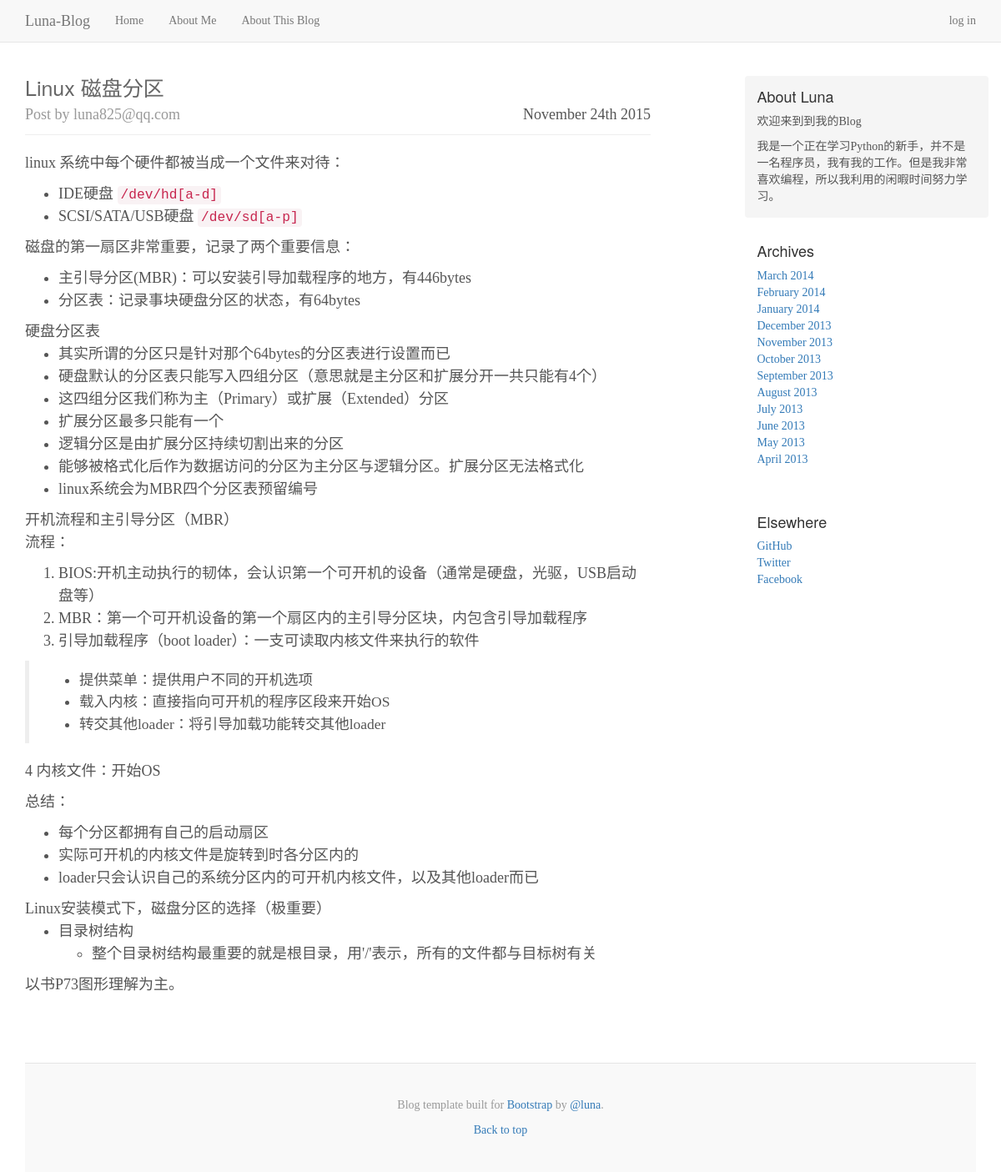
Screenshot of /post/3 with the database file from the repository.
### app/models.py (models this page shows, shortened)
class Post(db.Model):
	__tablename__ = 'posts'
	id = db.Column(db.Integer,primary_key=True)
	title=db.Column(db.String(128),index=True)
	body = db.Column(db.Text)
	body_html = db.Column(db.Text)
	timestamp = db.Column(db.DateTime,index = True,default=datetime.utcnow)
	author_id = db.Column(db.Integer,db.ForeignKey('administors.id'))

class Administor(db.Model,UserMixin):
	__tablename__ = 'administors'
	id = db.Column(db.Integer,primary_key=True)
	email = db.Column(db.String(64),unique=True,index=True)
	password_hash = db.Column(db.String(128))
	name = db.Column(db.String(64))
	location = db.Column(db.String(64))
	about_me = db.Column(db.Text())
	posts = db.relationship('Post',backref='author',lazy='dynamic')
	@property
	def password(self):
		raise AttributeError('不能读取密码！')

### app/main/views.py (the view)
@main.route('/post/<int:id>')
def post(id):
	post = Post.query.get_or_404(id)
	return render_template('post.html',posts=[post])

### app/templates/post.html
{% extends "base.html" %}
{% block page_content %}
<div class="col-sm-8 blog-main">
{% include "_posts.html" %}
</div>
{% endblock %}

### app/templates/_posts.html
{% for post in posts %}
<div class="blog-post">
	<div class="blog-head">
    <h2 class="blog-post-title"><a href="{{url_for('main.post',id=post.id)}}">{{post.title.replace('-',' ') | title }}</a></h2>
    <p class="blog-post-date">{{ moment(post.timestamp).format('MMMM Do YYYY')}}</p>
     <p class="blog-post-meta"> Post by {{post.author.email}}</p>
     </div>
    {% if digest %}
		{% if post.body_html %}
		{{post.body_html[:200] | striptags }}
		{% else %}
		{{ post.body[:200]}}
		{% endif %}
	<div class="blog-read-all"><a href="{{url_for('main.post',id=post.id)}}">阅读全文</a></div>
	{% else %}
		{% if post.body_html %}
		{{post.body_html | safe }}
		{% else %}
		{{ post.body}}
		{% endif %}
	{% endif %}
</div>
{% endfor %}

### app/static/blog.css (style rules this page uses)
body { font-family: Georgia, "Times New Roman", Times, serif; color: #555; }
h1, .h1, h2, .h2, h3, .h3, h4, .h4, h5, .h5, h6, .h6 { margin-top: 0; font-family: "Helvetica Neue", Helvetica, Arial, sans-serif; font-weight: normal; color: #333; }
.blog-main { font-size: 18px; line-height: 1.5; }
.blog-head { border-bottom: 1px solid #eee; margin-bottom: 20px; }
.blog-post { margin-bottom: 60px; }
.blog-post-title { margin-bottom: 5px; font-size: 25px; }
.blog-post-title a { color: #666; }
.blog-post-meta { margin-bottom: 10px; color: #999; }
.blog-post-date { float: right; }

### rows the page displays
Post: title.replace "Linux 磁盘分区", timestamp "November 24th 2015", author.email "luna825@qq.com", body_html "linux 系统中每个硬件都被当成一个文件来对待： IDE硬盘 /dev/hd[a-d] SCSI/SATA/USB硬盘 /dev/sd[a-p] 磁盘的第一扇区非常重要，记录了两个重要信息： 主引导分区(MBR)：可以安装引导加载程序的地方，有446bytes 分区表：记录事块硬盘分区的状态，有64bytes 硬盘分区表 其实所谓的分区只是针对那个64bytes的分区表进行设置而已 硬盘默认的分区表只能写入四组分区（意思就是主分区和扩展分开一共只能有4个） 这四组分区我们称为主（Primary）或扩展（Extended）分区 扩展分区最多只能有一个 逻辑分区是由扩展分区持续切割出来的分区 能够被格式化后作为数据访问的分区为主分区与逻辑分区。扩展分区无法格式化 linux系统会为MBR四个分区表预留编号 开机流程和主引导分区（MBR） 流程： BIOS:开机主动执行的韧体，会认识第一个可开机的设备（通常是硬盘，光驱，USB启动盘等） MBR：第一个可开机设备的第一个扇区内的主引导分区块，内包含引导加载程序 引导加载程序（boot loader）：一支可读取内核文件来执行的软件 提供菜单：提供用户不同的开机选项 载入内核：直接指向可开机的程序区段来开始OS 转交其他loader：将引导加载功能转交其他loader 4 内核文件：开始OS 总结： 每个分区都拥有自己的启动扇区 实际可开机的内核文件是旋转到时各分区内的 loader只会认识自己的系统分区内的可开机内核文件，以及其他loader而已 Linux安装模式下，磁盘分区的选择（极重要） 目录树结构…"
